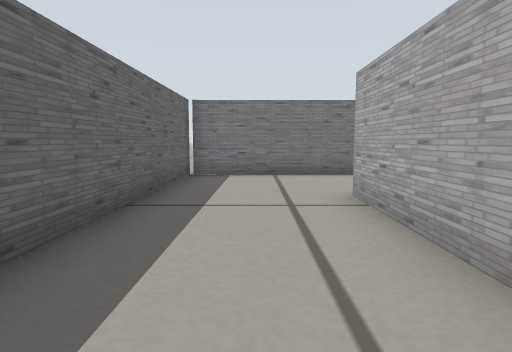
View 1 (above)

23 first-person views from a walk through a robot-simulator world made for Gazebo. The camera is 0.22 m above the floor, tilts 6° down and sees 75° across. The floor is counted in squares, 0.25 m on a side. Each view is taken from the middle of a square. On the plan, view 1 faces up. The plan holds only what a view shows up to about 11 squares ahead; the rest is blank.

View 2
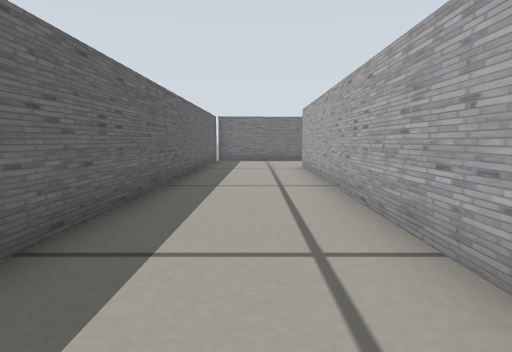

View 3
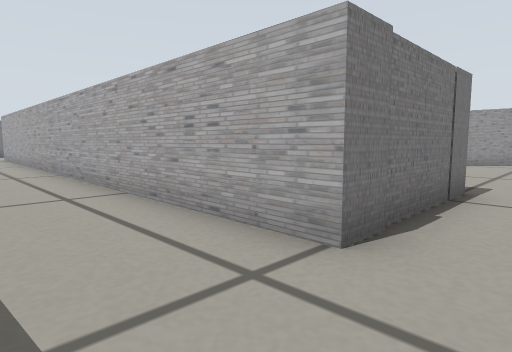

View 4
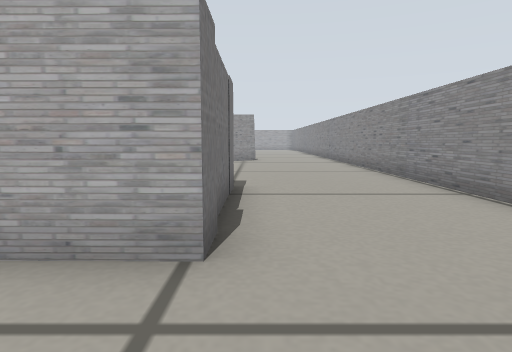

View 5
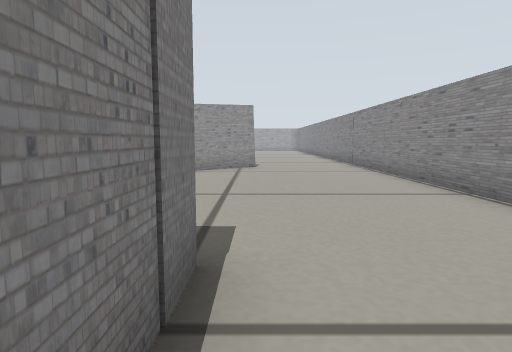

View 6
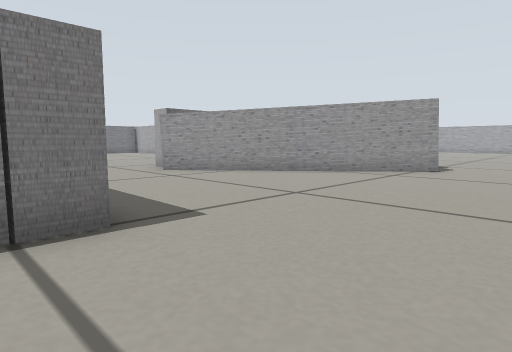

View 7
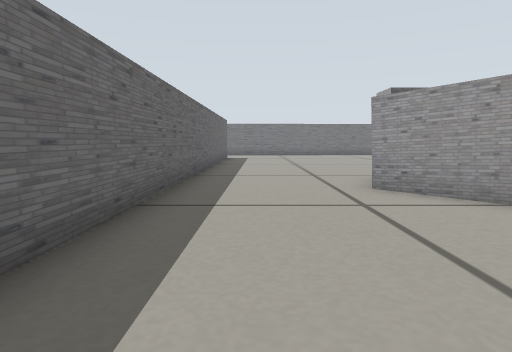

View 8
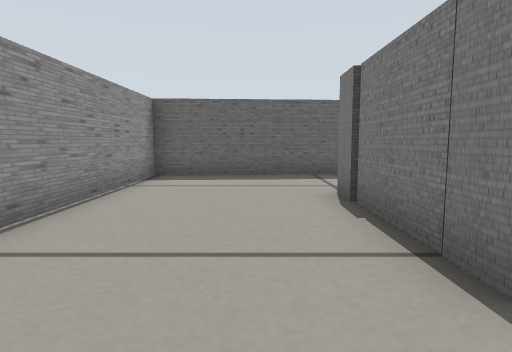

View 9
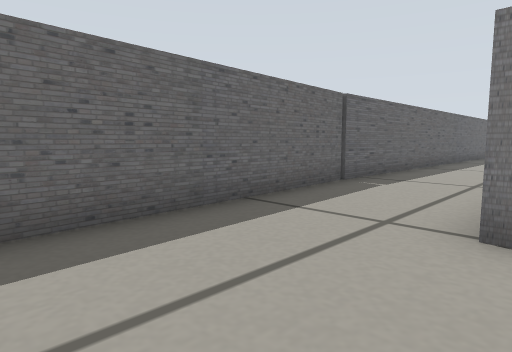

View 10
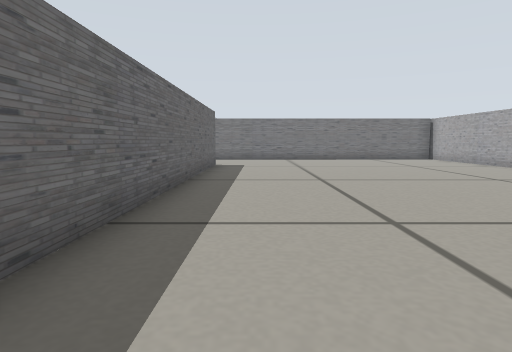

View 11
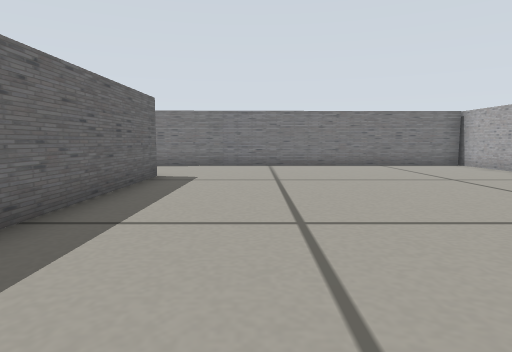

View 12
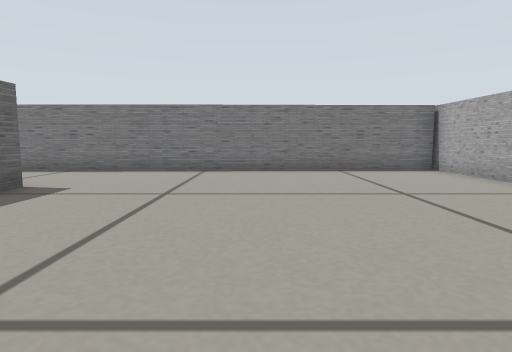

View 13
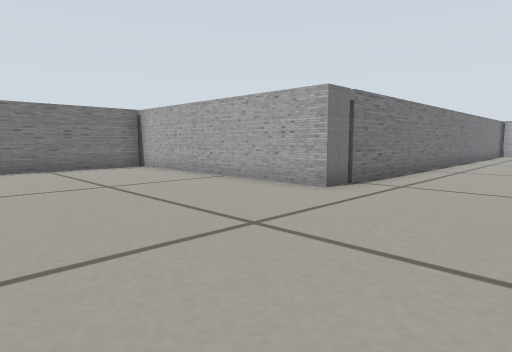

View 14
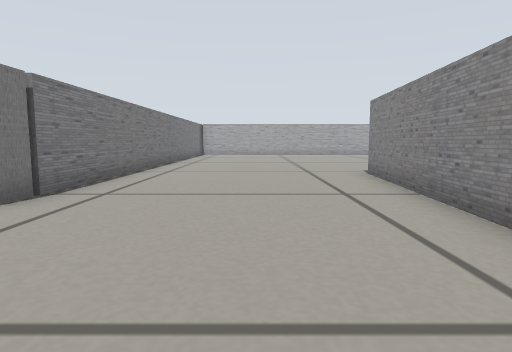

View 15
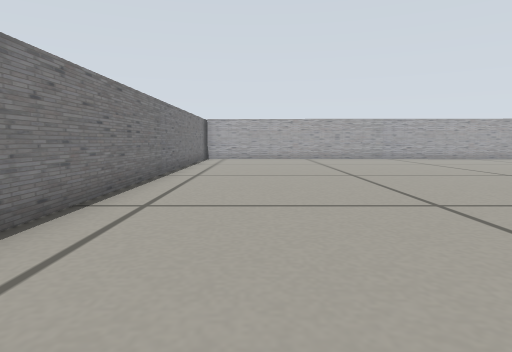

View 16
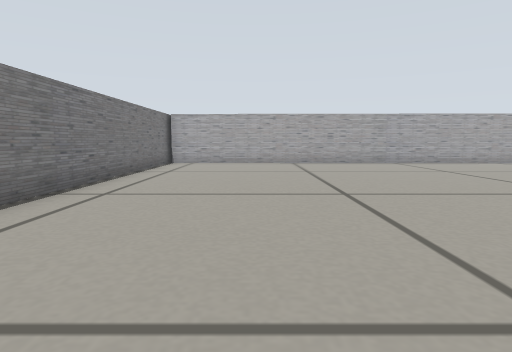

View 17
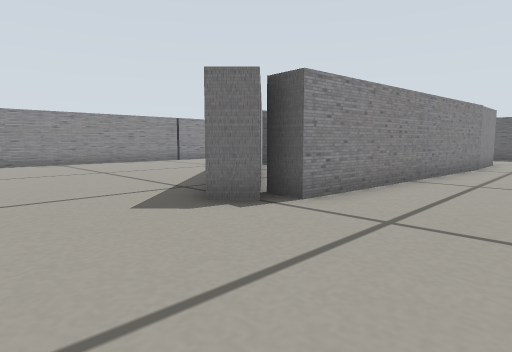

View 18
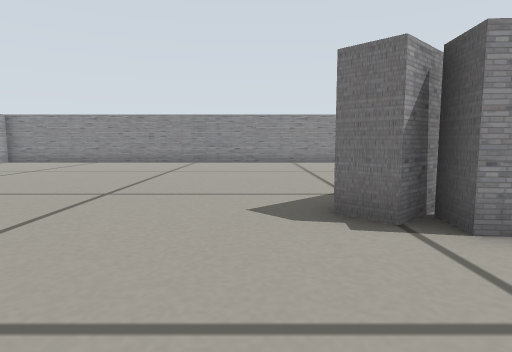

View 19
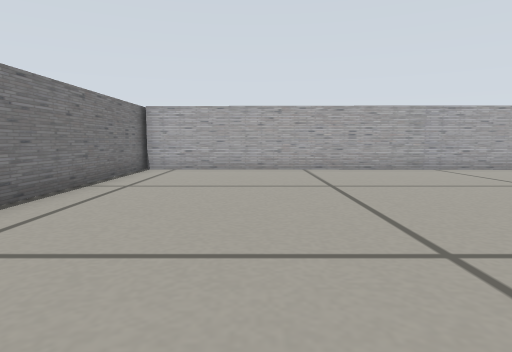

View 20
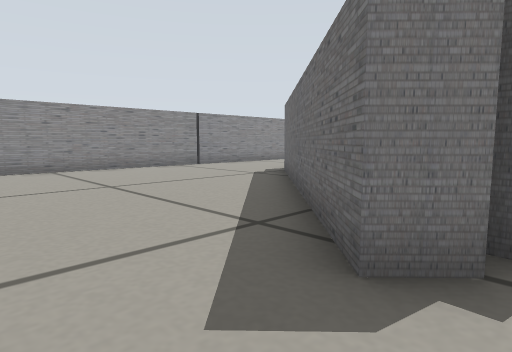

View 21
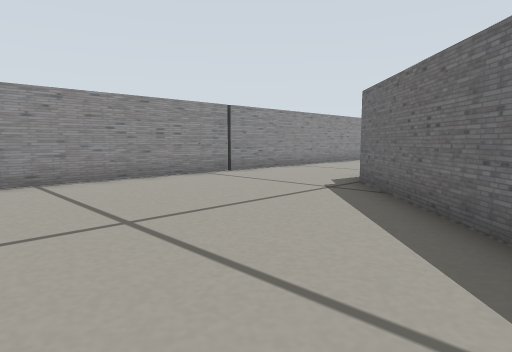

View 22
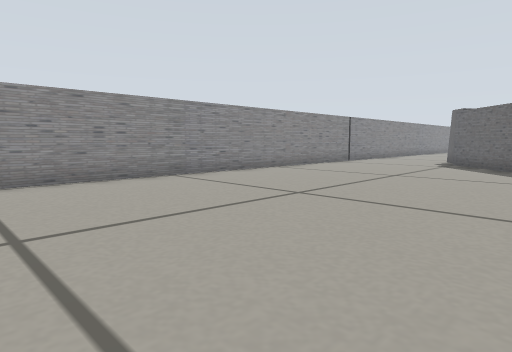

View 23
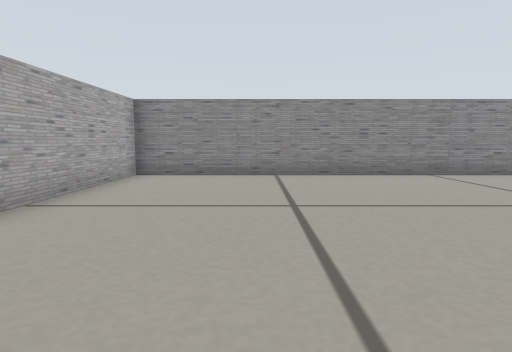

### Floor plan
Ten units are one square. View 1 is at (0, 0); x grows to the right and y downward. Boxes are objects, and circles mark ways between rooms. Rooms are numbered by the first view taken in them; rooms with no view inside come last. Other rooms are left out.
<svg viewBox="-25 -98 353 259">
<path fill="none" stroke="#000" d="M54 116 14 116 16 -54M45 117 45 112M54 35 53 99M130 103 91 58M-20 83 -15 156 124 156M15 -88 -17 -88 -19 82M197 62 205 54 211 60 152 116M107 43 200 50 199 59M144 120 130 103M124 156 321 156 323 -15 154 -15 154 -93M154 -90 15 -88M55 -54 54 35"/>
<circle cx="10" cy="-70" r="3" fill="#2a7"/>
<circle cx="120" cy="130" r="3" fill="#2a7"/>
<circle cx="75" cy="45" r="3" fill="#2a7"/>
<text x="60" y="80">1</text>
<text x="190" y="40">2</text>
</svg>
Room 1 opens to room 2.

Where each view was taken, in squares from view 1:
view 1: 0 up, 0 right, facing up
view 2: 6 down, 0 right, facing up
view 3: 13 down, 1 left, facing up-right
view 4: 12 down, 1 left, facing right
view 5: 12 down, 3 right, facing right
view 6: 15 down, 4 right, facing up-right
view 7: 12 down, 7 right, facing up
view 8: 13 down, 7 right, facing left
view 9: 15 down, 2 right, facing up-left
view 10: 7 down, 7 right, facing up
view 11: 3 down, 8 right, facing up
view 12: 1 down, 10 right, facing up
view 13: 2 down, 10 right, facing up-right
view 14: 2 down, 11 right, facing right
view 15: 1 down, 16 right, facing right
view 16: 2 down, 19 right, facing right
view 17: 2 down, 24 right, facing down-left
view 18: 2 down, 22 right, facing down
view 19: 2 down, 22 right, facing right
view 20: 5 down, 23 right, facing down-left
view 21: 8 down, 22 right, facing down-left
view 22: 8 down, 29 right, facing down-left
view 23: 7 down, 29 right, facing down
